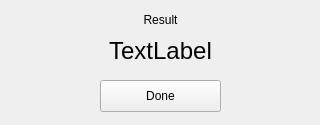
<?xml version="1.0" encoding="UTF-8"?>
<ui version="4.0">
 <class>Form</class>
 <widget class="QWidget" name="Form">
  <property name="geometry">
   <rect>
    <x>0</x>
    <y>0</y>
    <width>320</width>
    <height>125</height>
   </rect>
  </property>
  <property name="windowTitle">
   <string>Result</string>
  </property>
  <widget class="QLabel" name="label">
   <property name="geometry">
    <rect>
     <x>20</x>
     <y>10</y>
     <width>281</width>
     <height>20</height>
    </rect>
   </property>
   <property name="text">
    <string>Result</string>
   </property>
   <property name="alignment">
    <set>Qt::AlignCenter</set>
   </property>
  </widget>
  <widget class="QLabel" name="result">
   <property name="geometry">
    <rect>
     <x>20</x>
     <y>35</y>
     <width>281</width>
     <height>31</height>
    </rect>
   </property>
   <property name="font">
    <font>
     <pointsize>18</pointsize>
    </font>
   </property>
   <property name="text">
    <string>TextLabel</string>
   </property>
   <property name="alignment">
    <set>Qt::AlignCenter</set>
   </property>
  </widget>
  <widget class="QPushButton" name="doneButton">
   <property name="geometry">
    <rect>
     <x>100</x>
     <y>80</y>
     <width>121</width>
     <height>32</height>
    </rect>
   </property>
   <property name="text">
    <string>Done</string>
   </property>
  </widget>
 </widget>
 <resources/>
 <connections/>
</ui>
